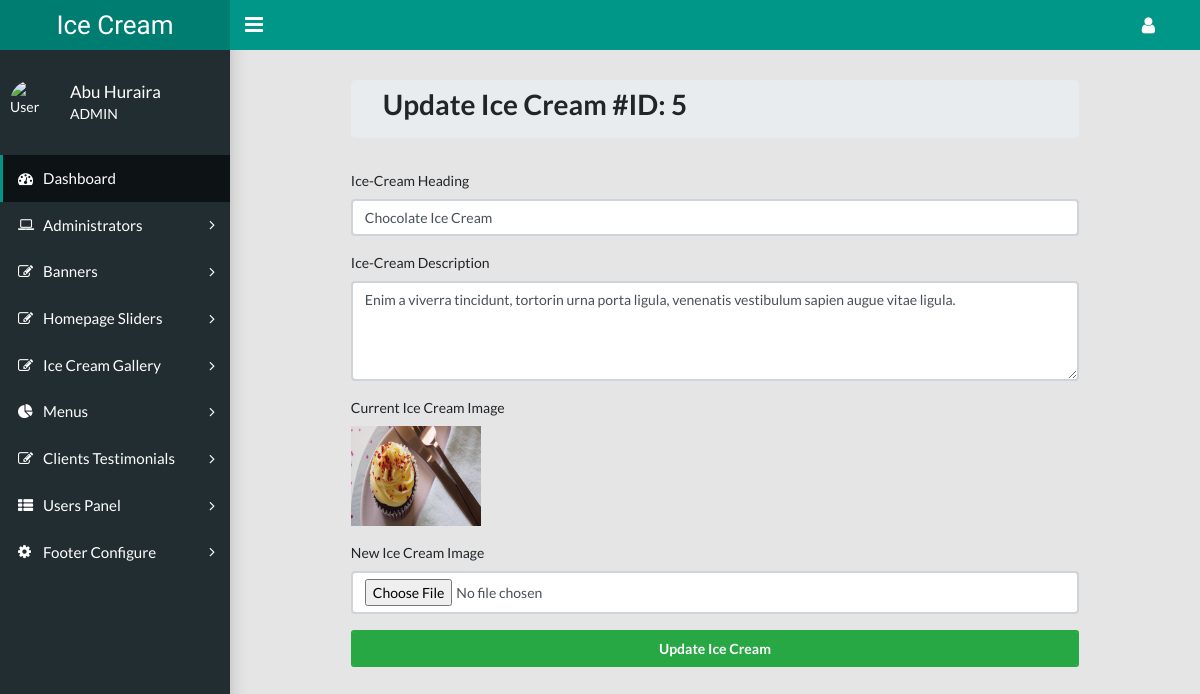
Screenshot of /admin/ice-cream-update.php?id=5 (signed in) with the database file from the repository.
### tables this page shows
CREATE TABLE IF NOT EXISTS `galleries` (
  `gl_img_id` int(11) NOT NULL,
  `gl_img_heading` varchar(255) NOT NULL,
  `gl_img_desc` text NOT NULL,
  `gl_img_name` varchar(100) NOT NULL
);

### admin/ice-cream-update.php (the view, shortened to what this page needs)
<?php
require 'header.php';
$id = $_GET['id'];
$SelectImg = "SELECT * FROM galleries WHERE gl_img_id=$id";
$SelectImgResult = mysqli_query($connect, $SelectImg);
$assocIcecream = mysqli_fetch_assoc($SelectImgResult);
?>
<div class="container">
    <div class="row">
        <div class="col-md-10 col-lg-10 col-sm-10 col-xs-10 m-auto">
            <div class="jumbotron py-2">
                <h2>Update Ice Cream #ID: <?php echo $assocIcecream['gl_img_id'] ?></h2>
            </div>
            <form action="inc/updated.icecream.php" method="post" enctype="multipart/form-data">
                <div class="form-group">
                    <label for="ice_creamheading">Ice-Cream Heading</label>
                    <input type="text" name="ice_heading" value="<?php echo $assocIcecream['gl_img_heading'] ?>" class="form-control">
                </div>
                <div class="form-group">
                    <label for="icecreamdesc">Ice-Cream Description</label>
                    <textarea name="ice_desc" class="form-control" rows="4"><?php echo $assocIcecream['gl_img_desc'] ?></textarea>
                </div>
                <div class="form-group">
                    <label for="presenticecreamimage">Current Ice Cream Image</label><br>
                    <img src="uploads/images/icecream/<?php echo $assocIcecream['gl_img_name'] ?>" alt="" width="130" height="100">
                </div>
                <div class="form-group">
                    <label for="icecreamimage">New Ice Cream Image</label>
                    <input type="file" name="ice_cream_img" class="form-control">
                </div>
                <div class="form-group">
                    <input type="submit" name="update_icecream" class="form-control btn btn-success" value="Update Ice Cream">
                </div>
            </form>
        </div>
    </div>
</div>
<?php
require 'footer.php';
?>

### rows the page displays
galleries: gl_img_id "5", ice_heading "Chocolate Ice Cream", ice_desc "Enim a viverra tincidunt, tortorin urna porta ligula, venenatis vestibulum sapien augue vitae ligula.", gl_img_name (picture)
